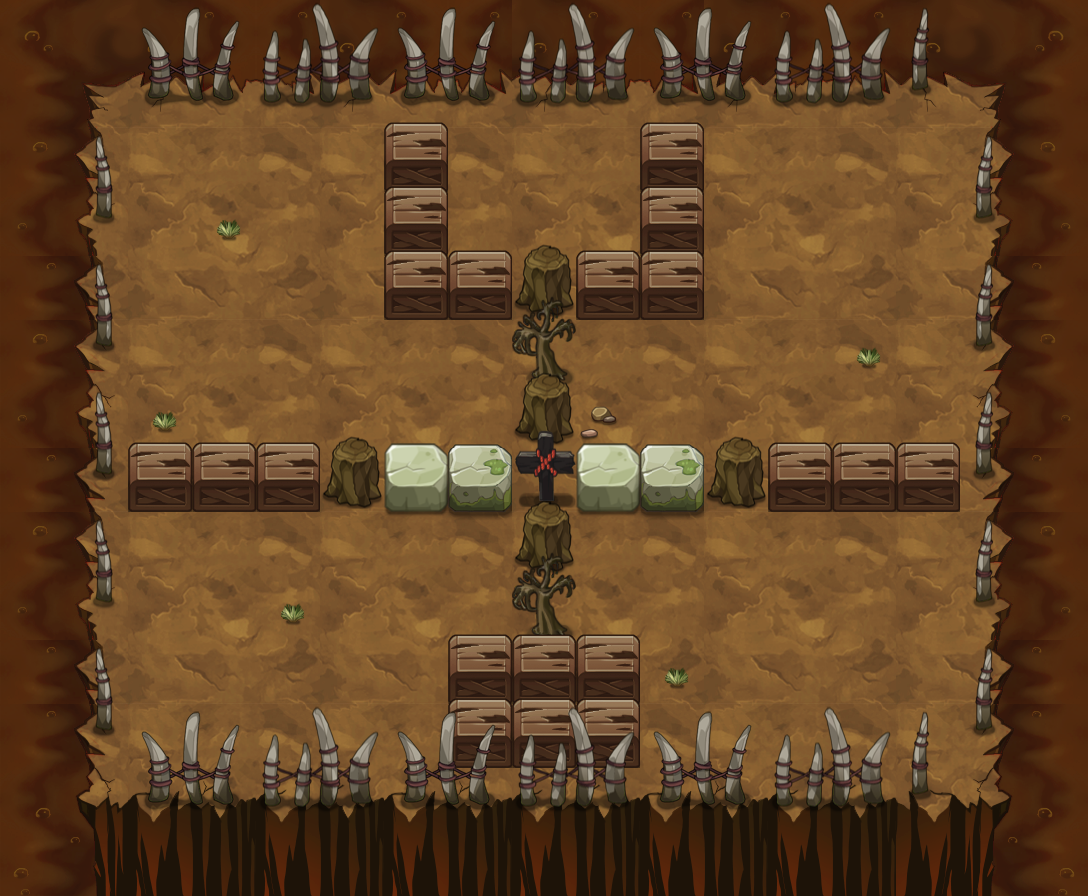

A 2D game scene composited from a Tiled map and its tileset images. What follows is a short description and the map's XML, with each tile layer's data collapsed to a summary:
An orthogonal 17x14 tile map with 64x64 px tiles, 16 tile layers (PASS, 块层 2, 块层 5, 块层 3, ...) and 10 objects (6x TRAP, 3x yjwus2, PLAYER).

<map version="1.0" orientation="orthogonal" width="17" height="14" tilewidth="64" tileheight="64">
 <properties>
  <property name="DESTRY1" value="25" />
  <property name="DESTRY2" value="27" />
  <property name="DESTRY_COUNT" value="2" />
  <property name="EXP" value="1010" />
  <property name="ITEM" value="D037" />
  <property name="MONEY" value="1515" />
 </properties>
 <tileset firstgid="1" name="yjbl" tilewidth="64" tileheight="64">
  <image source="yjbl-hd.png" width="900" height="1200" />
 </tileset>
 <layer name="PASS" width="17" height="14">
  <data>[238 cells, 140 non-empty, 10 distinct tile ids]</data>
 </layer>
 <layer name="块层 2" width="17" height="14">
  <data>[238 cells, 238 non-empty, 31 distinct tile ids]</data>
 </layer>
 <layer name="块层 5" width="17" height="14">
  <data>[238 cells, 6 non-empty, 3 distinct tile ids]</data>
 </layer>
 <layer name="块层 3" width="17" height="14">
  <data>[238 cells, 65 non-empty, 12 distinct tile ids]</data>
 </layer>
 <layer name="块层 6" width="17" height="14">
  <data>[238 cells, 32 non-empty, 6 distinct tile ids]</data>
 </layer>
 <layer name="SHELTER 11" width="17" height="14">
  <data>[238 cells, 13 non-empty, 5 distinct tile ids]</data>
 </layer>
 <layer name="SHELTER 10" width="17" height="14">
  <data>[238 cells, 3 non-empty, 1 distinct tile ids]</data>
 </layer>
 <layer name="SHELTER 9" width="17" height="14">
  <data>[238 cells, 3 non-empty, 1 distinct tile ids]</data>
 </layer>
 <layer name="SHELTER 8" width="17" height="14">
  <data>[238 cells, 1 non-empty, 1 distinct tile ids]</data>
 </layer>
 <layer name="SHELTER 7" width="17" height="14">
  <data>[238 cells, 1 non-empty, 1 distinct tile ids]</data>
 </layer>
 <layer name="SHELTER 6" width="17" height="14">
  <data>[238 cells, 13 non-empty, 5 distinct tile ids]</data>
 </layer>
 <layer name="SHELTER 5" width="17" height="14">
  <data>[238 cells, 1 non-empty, 1 distinct tile ids]</data>
 </layer>
 <layer name="SHELTER 4" width="17" height="14">
  <data>[238 cells, 1 non-empty, 1 distinct tile ids]</data>
 </layer>
 <layer name="SHELTER 3" width="17" height="14">
  <data>[238 cells, 5 non-empty, 2 distinct tile ids]</data>
 </layer>
 <layer name="SHELTER 2" width="17" height="14">
  <data>[238 cells, 2 non-empty, 1 distinct tile ids]</data>
 </layer>
 <layer name="SHELTER 1" width="17" height="14">
  <data>[238 cells, 2 non-empty, 1 distinct tile ids]</data>
 </layer>
 <objectgroup name="对象层 1" width="34" height="28">
  <object name="PLAYER" type="PLAYER" x="512" y="128" width="64" height="64" />
  <object name="yjwus2" x="256" y="640" width="64" height="64">
   <properties>
    <property name="buff_type" value="fire_shell" />
    <property name="lua_ai" value="monster_yjwus_ai" />
    <property name="quality" value="yjwus2.quality" />
   </properties>
  </object>
  <object name="yjwus2" x="768" y="640" width="64" height="64">
   <properties>
    <property name="buff_type" value="fire_shell" />
    <property name="lua_ai" value="monster_yjwus_ai" />
    <property name="quality" value="yjwus2.quality" />
   </properties>
  </object>
  <object name="yjwus2" x="896" y="576" width="64" height="64">
   <properties>
    <property name="buff_type" value="fire_shell" />
    <property name="lua_ai" value="monster_yjwus_ai" />
    <property name="quality" value="yjwus2.quality" />
   </properties>
  </object>
  <object name="staff_driger_control" type="TRAP" x="0" y="832" width="64" height="64">
   <properties>
    <property name="trap_delay" value="10" />
    <property name="trap_id" value="0" />
    <property name="trap_script" value="trap(&quot;staff_driger&quot;):setOpened(true);" />
    <property name="trap_start_mode" value="2" />
    <property name="trap_state" value="open" />
   </properties>
  </object>
  <object name="staff_driger" type="TRAP" x="448" y="384" width="64" height="64">
   <properties>
    <property name="trap_ani" value="driger.actor" />
    <property name="trap_floor" value="true" />
    <property name="trap_id" value="0" />
    <property name="trap_script" value="target(&quot;PLAYER&quot;):setCurrentUseSkill(  make_ice_staff_skill()  );target(&quot;PLAYER&quot;):setEffectAnimateName(&quot;find_player.ani&quot;);trap(&quot;staff_driger&quot;):setOpened(false)" />
    <property name="trap_start_mode" value="0" />
    <property name="trap_state" value="open" />
   </properties>
  </object>
  <object name="liusha" type="TRAP" x="768" y="576" width="64" height="64">
   <properties>
    <property name="lua_ai" value="trap_mire_ai" />
    <property name="trap_ani" value="liusha.actor" />
    <property name="trap_floor" value="true" />
    <property name="trap_sh" value="1" />
    <property name="trap_sw" value="1" />
   </properties>
  </object>
  <object name="zi_dan_down1" type="TRAP" x="256" y="192" width="64" height="64">
   <properties>
    <property name="trap_ani" value="fire_cat_down.actor" />
    <property name="trap_delay" value="2" />
    <property name="trap_id" value="0" />
    <property name="trap_script" value="trap(&quot;zi_dan_down1&quot;):setAtkPower(target(&quot;PLAYER&quot;):getHP()*0.1);trap(&quot;zi_dan_down1&quot;):turnDown(); trap(&quot;zi_dan_down1&quot;):getAI():getActions():addObject( AIUseSkill:create(   SkillLua:create(&quot;skill_0001&quot;)  )  );" />
    <property name="trap_start_mode" value="2" />
    <property name="trap_state" value="open" />
   </properties>
  </object>
  <object name="zi_dan_left1" type="TRAP" x="896" y="320" width="64" height="64">
   <properties>
    <property name="trap_ani" value="fire_cat_left.actor" />
    <property name="trap_delay" value="2" />
    <property name="trap_id" value="0" />
    <property name="trap_script" value="trap(&quot;zi_dan_left1&quot;):setAtkPower(target(&quot;PLAYER&quot;):getHP()*0.1);trap(&quot;zi_dan_left1&quot;):turnLeft(); trap(&quot;zi_dan_left1&quot;):getAI():getActions():addObject( AIUseSkill:create(   SkillLua:create(&quot;skill_0001&quot;)  )  );" />
    <property name="trap_start_mode" value="2" />
    <property name="trap_state" value="open" />
   </properties>
  </object>
  <object name="liusha" type="TRAP" x="256" y="576" width="64" height="64">
   <properties>
    <property name="lua_ai" value="trap_mire_ai" />
    <property name="trap_ani" value="liusha.actor" />
    <property name="trap_floor" value="true" />
    <property name="trap_sh" value="1" />
    <property name="trap_sw" value="1" />
   </properties>
  </object>
 </objectgroup>
</map>
